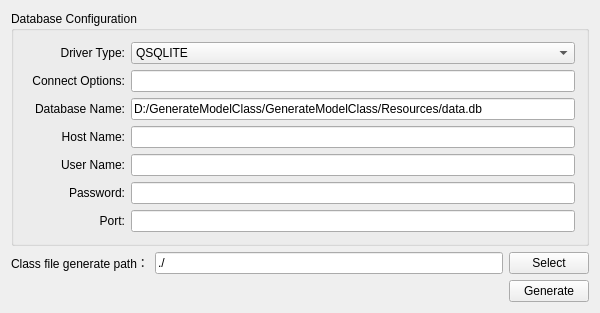
<?xml version="1.0" encoding="UTF-8"?>
<ui version="4.0">
 <class>GenerateModelClassClass</class>
 <widget class="QMainWindow" name="GenerateModelClassClass">
  <property name="geometry">
   <rect>
    <x>0</x>
    <y>0</y>
    <width>600</width>
    <height>311</height>
   </rect>
  </property>
  <property name="windowTitle">
   <string>Generate Model Class Via Database</string>
  </property>
  <widget class="QWidget" name="centralWidget">
   <layout class="QVBoxLayout" name="verticalLayout">
    <item>
     <widget class="QGroupBox" name="groupBox">
      <property name="sizePolicy">
       <sizepolicy hsizetype="Preferred" vsizetype="Expanding">
        <horstretch>0</horstretch>
        <verstretch>0</verstretch>
       </sizepolicy>
      </property>
      <property name="title">
       <string>Database Configuration</string>
      </property>
      <layout class="QVBoxLayout" name="verticalLayout_2">
       <item>
        <layout class="QHBoxLayout" name="horizontalLayout_3">
         <item>
          <widget class="QLabel" name="label_2">
           <property name="minimumSize">
            <size>
             <width>100</width>
             <height>0</height>
            </size>
           </property>
           <property name="maximumSize">
            <size>
             <width>100</width>
             <height>16777215</height>
            </size>
           </property>
           <property name="text">
            <string>Driver Type:</string>
           </property>
           <property name="alignment">
            <set>Qt::AlignRight|Qt::AlignTrailing|Qt::AlignVCenter</set>
           </property>
          </widget>
         </item>
         <item>
          <widget class="QComboBox" name="cbxDriverType">
           <item>
            <property name="text">
             <string>QSQLITE</string>
            </property>
           </item>
           <item>
            <property name="text">
             <string>QPSQL</string>
            </property>
           </item>
           <item>
            <property name="text">
             <string>QMYSQL</string>
            </property>
           </item>
           <item>
            <property name="text">
             <string>QOCI</string>
            </property>
           </item>
           <item>
            <property name="text">
             <string>QODBC</string>
            </property>
           </item>
           <item>
            <property name="text">
             <string>QDB2</string>
            </property>
           </item>
           <item>
            <property name="text">
             <string>QTDS</string>
            </property>
           </item>
           <item>
            <property name="text">
             <string>QIBASE</string>
            </property>
           </item>
          </widget>
         </item>
        </layout>
       </item>
       <item>
        <layout class="QHBoxLayout" name="horizontalLayout_4">
         <item>
          <widget class="QLabel" name="label_3">
           <property name="minimumSize">
            <size>
             <width>100</width>
             <height>0</height>
            </size>
           </property>
           <property name="maximumSize">
            <size>
             <width>100</width>
             <height>16777215</height>
            </size>
           </property>
           <property name="text">
            <string>Connect Options:</string>
           </property>
           <property name="alignment">
            <set>Qt::AlignRight|Qt::AlignTrailing|Qt::AlignVCenter</set>
           </property>
          </widget>
         </item>
         <item>
          <widget class="QLineEdit" name="txtConnOpt"/>
         </item>
        </layout>
       </item>
       <item>
        <layout class="QHBoxLayout" name="horizontalLayout_5">
         <item>
          <widget class="QLabel" name="label_4">
           <property name="minimumSize">
            <size>
             <width>100</width>
             <height>0</height>
            </size>
           </property>
           <property name="maximumSize">
            <size>
             <width>100</width>
             <height>16777215</height>
            </size>
           </property>
           <property name="text">
            <string>Database Name:</string>
           </property>
           <property name="alignment">
            <set>Qt::AlignRight|Qt::AlignTrailing|Qt::AlignVCenter</set>
           </property>
          </widget>
         </item>
         <item>
          <widget class="QLineEdit" name="txtDbName">
           <property name="text">
            <string>D:/GenerateModelClass/GenerateModelClass/Resources/data.db</string>
           </property>
          </widget>
         </item>
        </layout>
       </item>
       <item>
        <layout class="QHBoxLayout" name="horizontalLayout_6">
         <item>
          <widget class="QLabel" name="label_5">
           <property name="minimumSize">
            <size>
             <width>100</width>
             <height>0</height>
            </size>
           </property>
           <property name="maximumSize">
            <size>
             <width>100</width>
             <height>16777215</height>
            </size>
           </property>
           <property name="text">
            <string>Host Name:</string>
           </property>
           <property name="alignment">
            <set>Qt::AlignRight|Qt::AlignTrailing|Qt::AlignVCenter</set>
           </property>
          </widget>
         </item>
         <item>
          <widget class="QLineEdit" name="txtHostName"/>
         </item>
        </layout>
       </item>
       <item>
        <layout class="QHBoxLayout" name="horizontalLayout_7">
         <item>
          <widget class="QLabel" name="label_7">
           <property name="minimumSize">
            <size>
             <width>100</width>
             <height>0</height>
            </size>
           </property>
           <property name="maximumSize">
            <size>
             <width>100</width>
             <height>16777215</height>
            </size>
           </property>
           <property name="text">
            <string>User Name:</string>
           </property>
           <property name="alignment">
            <set>Qt::AlignRight|Qt::AlignTrailing|Qt::AlignVCenter</set>
           </property>
          </widget>
         </item>
         <item>
          <widget class="QLineEdit" name="txtUserName"/>
         </item>
        </layout>
       </item>
       <item>
        <layout class="QHBoxLayout" name="horizontalLayout_8">
         <item>
          <widget class="QLabel" name="label_6">
           <property name="minimumSize">
            <size>
             <width>100</width>
             <height>0</height>
            </size>
           </property>
           <property name="maximumSize">
            <size>
             <width>100</width>
             <height>16777215</height>
            </size>
           </property>
           <property name="text">
            <string>Password:</string>
           </property>
           <property name="alignment">
            <set>Qt::AlignRight|Qt::AlignTrailing|Qt::AlignVCenter</set>
           </property>
          </widget>
         </item>
         <item>
          <widget class="QLineEdit" name="txtPwd"/>
         </item>
        </layout>
       </item>
       <item>
        <layout class="QHBoxLayout" name="horizontalLayout_9">
         <item>
          <widget class="QLabel" name="label_8">
           <property name="minimumSize">
            <size>
             <width>100</width>
             <height>0</height>
            </size>
           </property>
           <property name="maximumSize">
            <size>
             <width>100</width>
             <height>16777215</height>
            </size>
           </property>
           <property name="text">
            <string>Port:</string>
           </property>
           <property name="alignment">
            <set>Qt::AlignRight|Qt::AlignTrailing|Qt::AlignVCenter</set>
           </property>
          </widget>
         </item>
         <item>
          <widget class="QLineEdit" name="txtPort"/>
         </item>
        </layout>
       </item>
      </layout>
     </widget>
    </item>
    <item>
     <layout class="QHBoxLayout" name="horizontalLayout">
      <item>
       <widget class="QLabel" name="label">
        <property name="text">
         <string>Class file generate path：</string>
        </property>
       </widget>
      </item>
      <item>
       <widget class="QLineEdit" name="txtPath">
        <property name="text">
         <string>./</string>
        </property>
        <property name="readOnly">
         <bool>true</bool>
        </property>
       </widget>
      </item>
      <item>
       <widget class="QPushButton" name="btnSelect">
        <property name="text">
         <string>Select</string>
        </property>
       </widget>
      </item>
     </layout>
    </item>
    <item>
     <layout class="QHBoxLayout" name="horizontalLayout_2">
      <item>
       <spacer name="horizontalSpacer">
        <property name="orientation">
         <enum>Qt::Horizontal</enum>
        </property>
        <property name="sizeHint" stdset="0">
         <size>
          <width>40</width>
          <height>20</height>
         </size>
        </property>
       </spacer>
      </item>
      <item>
       <widget class="QPushButton" name="btnGenerate">
        <property name="text">
         <string>Generate</string>
        </property>
       </widget>
      </item>
     </layout>
    </item>
    <item>
     <spacer name="verticalSpacer">
      <property name="orientation">
       <enum>Qt::Vertical</enum>
      </property>
      <property name="sizeHint" stdset="0">
       <size>
        <width>0</width>
        <height>0</height>
       </size>
      </property>
     </spacer>
    </item>
   </layout>
  </widget>
 </widget>
 <layoutdefault spacing="6" margin="11"/>
 <resources>
  <include location="generatemodelclass.qrc"/>
 </resources>
 <connections/>
</ui>
